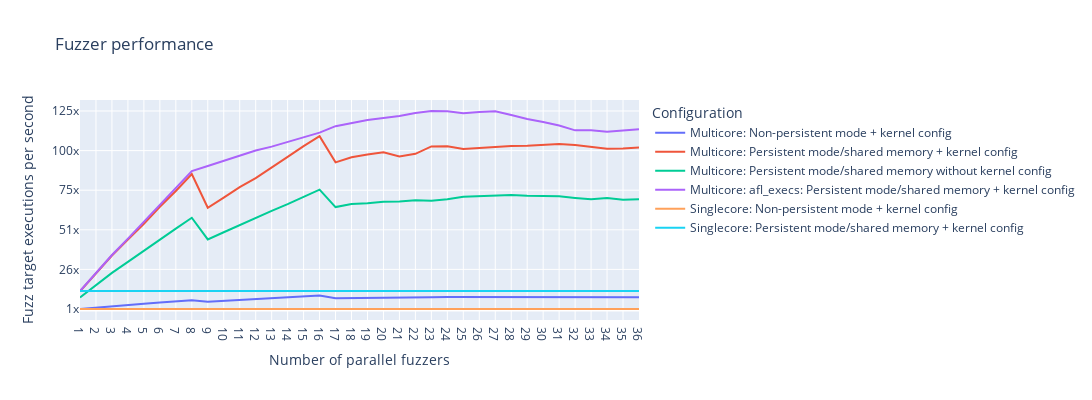

The notebook cell this image was saved under:
### Code cell
import numpy as np
pd.options.plotting.backend = "plotly"

# Right now our table has absolute values of execs per sec, but it's more useful
# to show relative perf (vs 1.0x baseline)
pivotdf = graphdf.pivot(index="parallel_fuzzers", columns="label", values="execs_per_sec")
fig = pivotdf.plot(
    title="Fuzzer performance",
    labels={
        "label": "Configuration",
        "parallel_fuzzers": "Number of parallel fuzzers",
        "value": "Fuzz target executions per second"
    }
)

# Compute tick values and their labels for the primary Y-axis
tickvals = np.linspace(graphdf['execs_per_sec'].min(), graphdf['execs_per_sec'].max(), 6)
ticktext = [f"{val:.0f}x" for val in tickvals / graphdf['execs_per_sec'].min()]
# Update the primary Y-axis with custom tick labels
fig.update_yaxes(tickvals=tickvals, ticktext=ticktext)
fig.update_xaxes(tickvals=list(range(1,36+1)))
fig.update_layout(width=1200, height=400)

### Figure 1 — Plotly figure (JSON) as saved in the notebook; plotly's stock layout.template omitted (floating-point values rounded to 4 significant figures)
{"data": [{"hovertemplate": "Configuration=Multicore: Non-persistent mode + kernel config<br>Number of parallel fuzzers=%{x}<br>Fuzz target executions per second=%{y}<extra></extra>", "legendgroup": "Multicore: Non-persistent mode + kernel config", "line": {"color": "#636efa", "dash": "solid"}, "marker": {"symbol": "circle"}, "mode": "lines", "name": "Multicore: Non-persistent mode + kernel config", "orientation": "v", "showlegend": true, "type": "scatter", "x": [1, 2, 3, 4, 5, 6, 7, 8, 9, 10, 11, 12, 13, 14, 15, 16, 17, 18, 19, 20, 21, 22, 23, 24, 25, 26, 27, 28, 29, 30, 31, 32, 33, 34, 35, 36], "xaxis": "x", "y": [11020.0, 21110.0, 30570.0, 38960.0, 47690.0, 55720.0, 64160.0, 72180.0, 61260.0, 67510.0, 73180.0, 79170.0, 85200.0, 91590.0, 97680.0, 103800.0, 84550.0, 86610.0, 88657, 90130.0, 91030.0, 91640.0, 92750.0, 93210.0, 92970.0, 94160.0, 94240.0, 91720.0, 94070.0, 95640.0, 94880.0, 93460.0, 94190.0, 93850.0, 95150.0, 92700.0], "yaxis": "y"}, {"hovertemplate": "Configuration=Multicore: Persistent mode/shared memory + kernel config<br>Number of parallel fuzzers=%{x}<br>Fuzz target executions per second=%{y}<extra></extra>", "legendgroup": "Multicore: Persistent mode/shared memory + kernel config", "line": {"color": "#EF553B", "dash": "solid"}, "marker": {"symbol": "circle"}, "mode": "lines", "name": "Multicore: Persistent mode/shared memory + kernel config", "orientation": "v", "showlegend": true, "type": "scatter", "x": [1, 2, 3, 4, 5, 6, 7, 8, 9, 10, 11, 12, 13, 14, 15, 16, 17, 18, 19, 20, 21, 22, 23, 24, 25, 26, 27, 28, 29, 30, 31, 32, 33, 34, 35, 36], "xaxis": "x", "y": [133600.0, 256000.0, 380200.0, 490300.0, 598700.0, 716800.0, 824900.0, 942700.0, 709700.0, 779100.0, 851900.0, 914400.0, 990600.0, 1061000.0, 1135000.0, 1203000.0, 1022000.0, 1058000.0, 1077000.0, 1092000.0, 1063000.0, 1082000.0, 1133000.0, 1134000.0, 1114000.0, 1122000.0, 1131000.0, 1136000.0, 1137000.0, 1143000.0, 1149000.0, 1142000.0, 1129000.0, 1117000.0, 1118000.0, 1125000.0], "yaxis": "y"}, {"hovertemplate": "Configuration=Multicore: Persistent mode/shared memory without kernel config<br>Number of parallel fuzzers=%{x}<br>Fuzz target executions per second=%{y}<extra></extra>", "legendgroup": "Multicore: Persistent mode/shared memory without kernel config", "line": {"color": "#00cc96", "dash": "solid"}, "marker": {"symbol": "circle"}, "mode": "lines", "name": "Multicore: Persistent mode/shared memory without kernel config", "orientation": "v", "showlegend": true, "type": "scatter", "x": [1, 2, 3, 4, 5, 6, 7, 8, 9, 10, 11, 12, 13, 14, 15, 16, 17, 18, 19, 20, 21, 22, 23, 24, 25, 26, 27, 28, 29, 30, 31, 32, 33, 34, 35, 36], "xaxis": "x", "y": [90850.0, 176200.0, 260300.0, 336400.0, 413750, 492600.0, 565700.0, 640600.0, 491300.0, 540800.0, 591100.0, 638900.0, 688000.0, 734900.0, 784200.0, 834800.0, 714200.0, 734800.0, 740700.0, 750400.0, 752600.0, 760700.0, 758400.0, 768000.0, 785500.0, 789700.0, 790500.0, 798200.0, 792800.0, 789000.0, 789300.0, 777400.0, 768000.0, 776000.0, 764900.0, 768600.0], "yaxis": "y"}, {"hovertemplate": "Configuration=Multicore: afl_execs: Persistent mode/shared memory + kernel config<br>Number of parallel fuzzers=%{x}<br>Fuzz target executions per second=%{y}<extra></extra>", "legendgroup": "Multicore: afl_execs: Persistent mode/shared memory + kernel config", "line": {"color": "#ab63fa", "dash": "solid"}, "marker": {"symbol": "circle"}, "mode": "lines", "name": "Multicore: afl_execs: Persistent mode/shared memory + kernel config", "orientation": "v", "showlegend": true, "type": "scatter", "x": [1, 2, 3, 4, 5, 6, 7, 8, 9, 10, 11, 12, 13, 14, 15, 16, 17, 18, 19, 20, 21, 22, 23, 24, 25, 26, 27, 28, 29, 30, 31, 32, 33, 34, 35, 36], "xaxis": "x", "y": [134400.0, 258500.0, 383800.0, 496200.0, 613100.0, 730400.0, 844200.0, 962800.0, 997400.0, 1035000.0, 1071000.0, 1104000.0, 1131000.0, 1164000.0, 1199000.0, 1228000.0, 1272000.0, 1296000.0, 1314000.0, 1329000.0, 1343000.0, 1364000.0, 1377000.0, 1376000.0, 1362000.0, 1370000.0, 1375000.0, 1350000.0, 1322000.0, 1302000.0, 1277000.0, 1243000.0, 1244000.0, 1234000.0, 1244000.0, 1250000.0], "yaxis": "y"}, {"hovertemplate": "Configuration=Singlecore: Non-persistent mode + kernel config<br>Number of parallel fuzzers=%{x}<br>Fuzz target executions per second=%{y}<extra></extra>", "legendgroup": "Singlecore: Non-persistent mode + kernel config", "line": {"color": "#FFA15A", "dash": "solid"}, "marker": {"symbol": "circle"}, "mode": "lines", "name": "Singlecore: Non-persistent mode + kernel config", "orientation": "v", "showlegend": true, "type": "scatter", "x": [1, 2, 3, 4, 5, 6, 7, 8, 9, 10, 11, 12, 13, 14, 15, 16, 17, 18, 19, 20, 21, 22, 23, 24, 25, 26, 27, 28, 29, 30, 31, 32, 33, 34, 35, 36], "xaxis": "x", "y": [11040.0, 11040.0, 11040.0, 11040.0, 11040.0, 11040.0, 11040.0, 11040.0, 11040.0, 11040.0, 11040.0, 11040.0, 11040.0, 11040.0, 11040.0, 11040.0, 11040.0, 11040.0, 11040.0, 11040.0, 11040.0, 11040.0, 11040.0, 11040.0, 11040.0, 11040.0, 11040.0, 11040.0, 11040.0, 11040.0, 11040.0, 11040.0, 11040.0, 11040.0, 11040.0, 11040.0], "yaxis": "y"}, {"hovertemplate": "Configuration=Singlecore: Persistent mode/shared memory + kernel config<br>Number of parallel fuzzers=%{x}<br>Fuzz target executions per second=%{y}<extra></extra>", "legendgroup": "Singlecore: Persistent mode/shared memory + kernel config", "line": {"color": "#19d3f3", "dash": "solid"}, "marker": {"symbol": "circle"}, "mode": "lines", "name": "Singlecore: Persistent mode/shared memory + kernel config", "orientation": "v", "showlegend": true, "type": "scatter", "x": [1, 2, 3, 4, 5, 6, 7, 8, 9, 10, 11, 12, 13, 14, 15, 16, 17, 18, 19, 20, 21, 22, 23, 24, 25, 26, 27, 28, 29, 30, 31, 32, 33, 34, 35, 36], "xaxis": "x", "y": [135600.0, 135600.0, 135600.0, 135600.0, 135600.0, 135600.0, 135600.0, 135600.0, 135600.0, 135600.0, 135600.0, 135600.0, 135600.0, 135600.0, 135600.0, 135600.0, 135600.0, 135600.0, 135600.0, 135600.0, 135600.0, 135600.0, 135600.0, 135600.0, 135600.0, 135600.0, 135600.0, 135600.0, 135600.0, 135600.0, 135600.0, 135600.0, 135600.0, 135600.0, 135600.0, 135600.0], "yaxis": "y"}], "layout": {"height": 400, "legend": {"title": {"text": "Configuration"}, "tracegroupgap": 0}, "title": {"text": "Fuzzer performance"}, "width": 1200, "xaxis": {"anchor": "y", "domain": [0, 1], "tickvals": [1, 2, 3, 4, 5, 6, 7, 8, 9, 10, 11, 12, 13, 14, 15, 16, 17, 18, 19, 20, 21, 22, 23, 24, 25, 26, 27, 28, 29, 30, 31, 32, 33, 34, 35, 36], "title": {"text": "Number of parallel fuzzers"}}, "yaxis": {"anchor": "x", "domain": [0, 1], "ticktext": ["1x", "26x", "51x", "75x", "100x", "125x"], "tickvals": [11020.0, 284200.0, 557400.0, 830600.0, 1104000.0, 1377000.0], "title": {"text": "Fuzz target executions per second"}}}}
